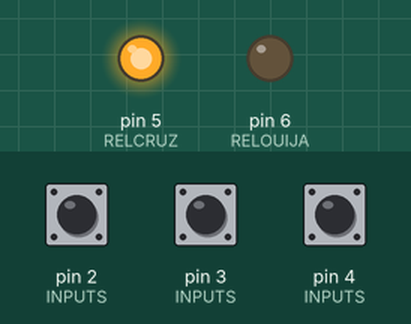
A sketch run on a simulated Arduino Mega 2560, built with avr-gcc and run on an emulated ATmega2560. Parts: output pins drawn as LEDs (lit = HIGH). Inputs (shaded band) come from the test bench; at power-on: pin 4 (INPUTS) HIGH, pin 3 (INPUTS) HIGH, pin 2 (INPUTS) HIGH. The audio player accepts every command and is not drawn; what the sketch prints to the serial monitor is not drawn.

Above: at 8.7 s.
8.8 s: pin 4 (INPUTS) pulled LOW for 0.15 s
At 9.15 s:
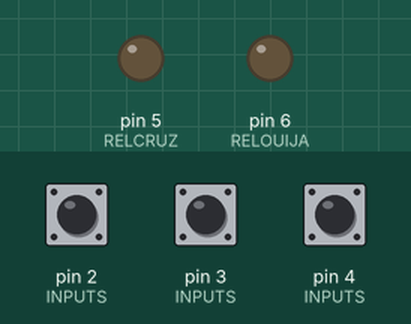
10.8 s: pin 4 (INPUTS) pulled LOW for 3.2 s
At 15.1 s:
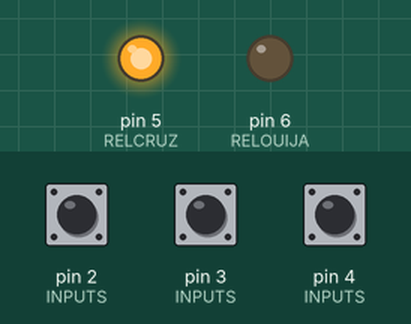
15.7 s: pin 3 (INPUTS) pulled LOW for 3.2 s
At 16.7 s:
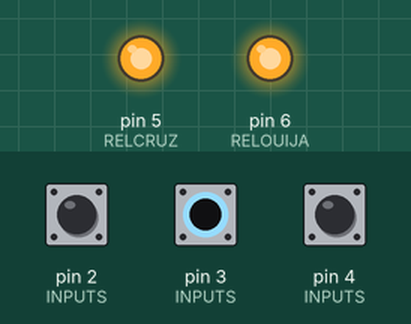
21.0 s: pin 3 (INPUTS) driven LOW and pin 4 (INPUTS) driven LOW
At 22.5 s:
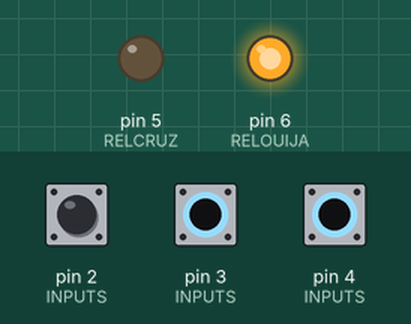
Timing chart, 0 to 23.8 s (numbered marks = the images above; inputs shaded):
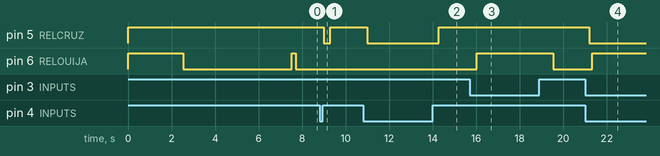

Measured:
- after the input at 8.8 s, pin 5 (RELCRUZ): HIGH → LOW after 0.20 s, → HIGH 0.30 s later
- after the input at 10.8 s, pin 5 (RELCRUZ): HIGH → LOW after 0.18 s, → HIGH 3.3 s later
- after the input at 15.7 s, pin 6 (RELOUIJA): LOW → HIGH after 0.33 s, → LOW 3.5 s later
- after the input at 21.0 s, pin 5 (RELCRUZ): HIGH → LOW after 0.19 s; pin 6 (RELOUIJA): LOW → HIGH after 0.34 s

The sketch:

audioManager.ino
```cpp
/* PANEL_04_05
 *
 * MEGA, DFPLAYER, BOTONES, LUCES Y RELES
 *
 */

//INCLUDES
#include "SoftwareSerial.h"
#include "DFRobotDFPlayerMini.h"

//EDITABLE
#define SPRINT      true
#define RELCRUZ  5
#define RELOUIJA 6
#define BOT1     2
#define BOT2     4
#define BOT3     3

#define DS       30
#define TIEMPO_DELAY 500

#define RX        10
#define TX        11

const int N_INPUTS = 3;
const int INPUTS[N_INPUTS] = {BOT1, BOT2, BOT3};
const int INPUTS_ISTATE[N_INPUTS] = {1,1,1};
const int N_OUTPUTS = 2;
const int OUTPUTS[N_OUTPUTS] = {RELCRUZ, RELOUIJA};
const int OUTPUTS_ISTATE[N_OUTPUTS] = {1,1};

boolean bot2Flag = true;
boolean bot3Flag = true;

//OBJETOS
SoftwareSerial mySoftwareSerial(RX, TX);    // RX, TX
DFRobotDFPlayerMini myDFPlayer;                     //dfplayer
void printDetail(uint8_t type, int value);          //dfplayer

//NO EDITABLE
unsigned long timer_print = 0;
////////////////////////////////////SETUP///////////////////////////////
//NO EDITABLE
void setup() {
  if(SPRINT){Serial.begin(9600);}
//declara entradas
  for(int a = 0;a < N_INPUTS;a++){
    pinMode(INPUTS[a] , INPUT);
    digitalWrite(INPUTS[a] , INPUTS_ISTATE[a]);
  }
//declara salidas
  for(int a = 0;a < N_OUTPUTS;a++){
    pinMode(OUTPUTS[a] , OUTPUT);
    digitalWrite(OUTPUTS[a] , OUTPUTS_ISTATE[a]);
  }
//si necesita reposo
  delay(1000);
//EDITABLE
  mySoftwareSerial.begin(9600);
  if (!myDFPlayer.begin(mySoftwareSerial)) {                     //Arranca dfplayer
    Serial.println(F("Unable to begin:"));
    Serial.println(F("1.Please recheck the connection!"));
    Serial.println(F("2.Please insert the SD card!"));
    Serial.println(myDFPlayer.readState()); //read mp3 state
    Serial.println(myDFPlayer.readFileCounts()); //read all file counts in SD card
  }
  delay(1000);
  myDFPlayer.play(3);
  digitalWrite(RELOUIJA ,0);
  delay(5000);
  digitalWrite(RELOUIJA ,1);
}

///////////////////////////////////////LOOP//////////////////////////////////////////
void loop() {
  if(check(0,BOT1, DS)){myDFPlayer.play(1);}
  if(check(0,BOT2, DS) && bot2Flag){
    bot2Flag = false;
    myDFPlayer.play(2);
    digitalWrite(RELCRUZ ,0);}
  if(check(1,BOT3, DS) && bot3Flag){
    myDFPlayer.play(3);
    bot3Flag = false;
    digitalWrite(RELOUIJA ,0);}
  if(check(1,BOT2, DS) && !bot2Flag){
    bot2Flag = true;
    digitalWrite(RELCRUZ ,1);}
  if(check(0,BOT3, DS) && !bot3Flag){
    bot3Flag = true;
    digitalWrite(RELOUIJA ,1);}
  showme();
}

////////////////////////////////////////FUNCIONES///////////////////////////////////
//EDITABLE

void showme ()
{
  if(SPRINT && millis() - timer_print > 1000)
  {
    Serial.println("------NUEVA MEDICION------");
    Serial.print(check(1,BOT1,DS));
    Serial.print(check(1,BOT2,DS));
    Serial.print(check(1,BOT3,DS));
    timer_print = millis();
    }
  }

//NO EDITABLE
//comprueba el estado de un sensor
boolean check (boolean cual, int entrada, int ds)
{
  boolean resu = false;
  int contador = 0;
  if(cual){ while(digitalRead(entrada) == 1 && resu == false){delay(ds);contador++;if(contador == 5){resu = true;}}
  }else{    while(digitalRead(entrada) == 0 && resu == false){delay(ds);contador++;if(contador == 5){resu = true;}}}
  return resu;
}
```
